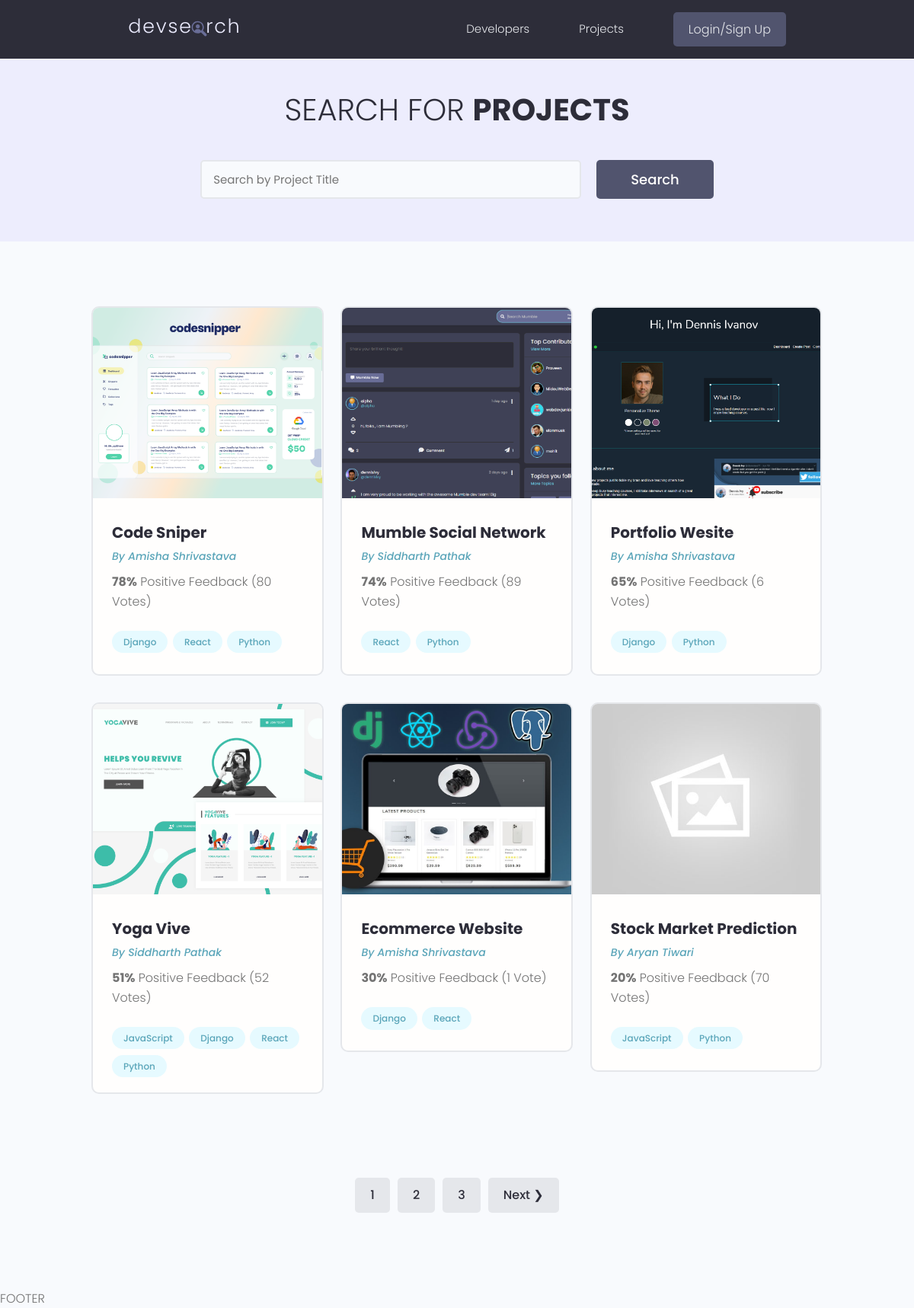
Page /projects/ on the earlier database version.
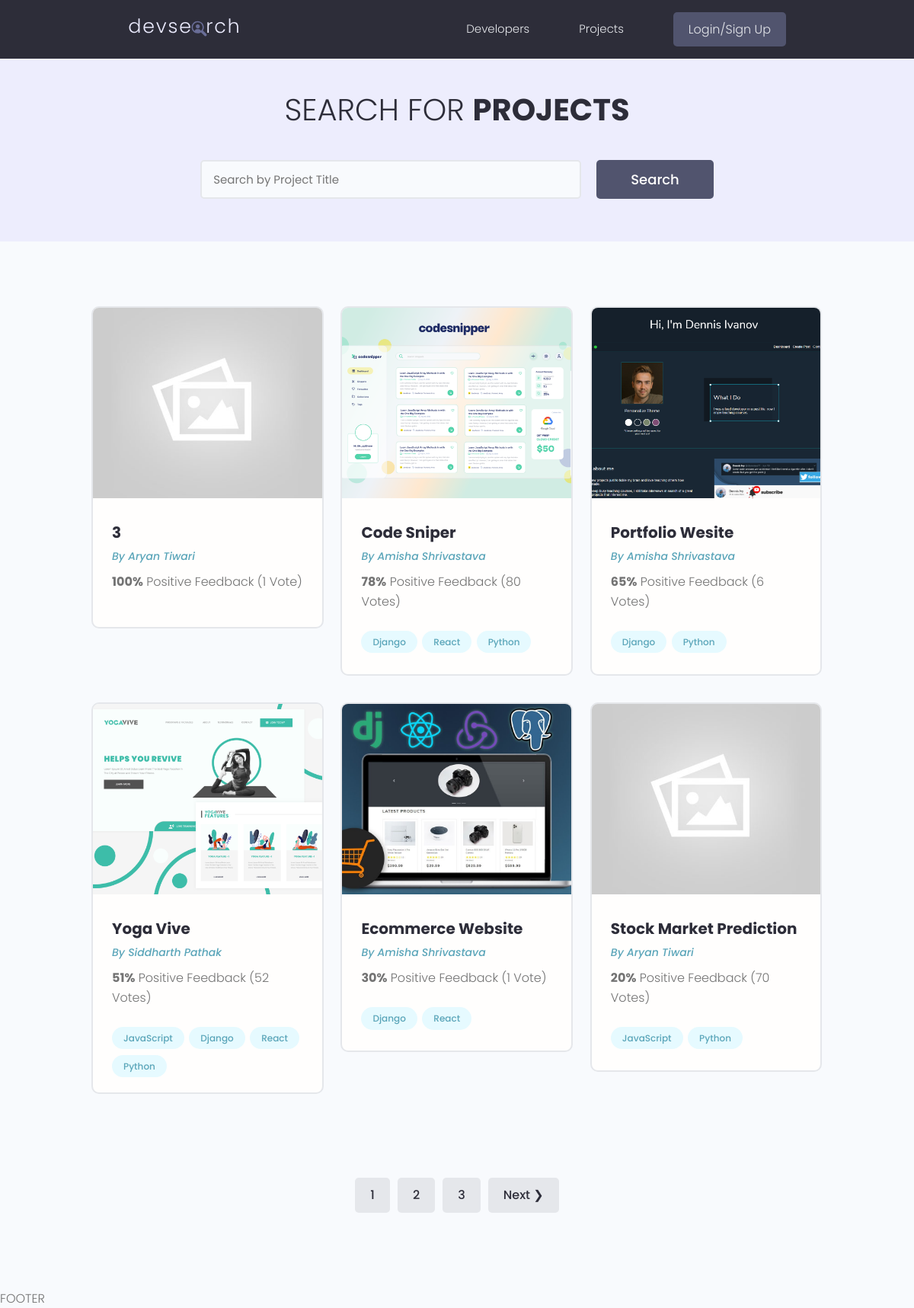
Same page on the later database version.
### projects/models.py (models this page shows, shortened)
class Project(models.Model):
    owner = models.ForeignKey(Profile, null=True, blank=True, on_delete=models.SET_NULL)
    title = models.CharField(max_length=200)
    description = models.TextField(null=True, blank=True) # not necessary
    featured_image = models.ImageField(null=True, blank=True, default="default.jpg")
    demo_link = models.CharField(max_length=2000, null=True, blank=True)
    source_link = models.CharField(max_length=2000, null=True, blank=True)
    tag = models.ManyToManyField('Tag', blank=True)
    vote_total = models.IntegerField(default=0, null=True, blank=True)
    vote_ratio = models.IntegerField(default=0, null=True, blank=True)
    created = models.DateTimeField(auto_now_add=True)
    id = models.UUIDField(default=uuid.uuid4, unique=True, primary_key=True, editable=False)
    class Meta:
        ordering = ['-vote_ratio','-vote_total', 'title']

class Tag(models.Model):
    name = models.CharField(max_length=200)
    created = models.DateTimeField(auto_now_add=True)
    id = models.UUIDField(default=uuid.uuid4, unique=True, primary_key=True, editable=False)
    def __str__(self):
        return self.name

### users/models.py (models this page shows, shortened)
class Profile(models.Model):
    user = models.OneToOneField(User, on_delete=models.CASCADE, null=True, blank=True)
    name = models.CharField(max_length=200, blank=True, null=True) #character field need max length
    email = models.EmailField(max_length=500, blank=True, null=True)
    username = models.CharField(max_length=200, blank=True, null=True)
    location = models.CharField(max_length=200, blank=True, null=True)
    short_intro = models.CharField(max_length=200, blank=True, null=True)
    bio = models.TextField(blank=True, null=True)
    profile_image = models.ImageField(null=True, blank=True, upload_to='profiles/', default='profiles/user-default.png') #requires image processig library pillow by default image goes to static folder
    social_github = models.CharField(max_length=200, blank=True, null=True)
    social_linkedin = models.CharField(max_length=200, blank=True, null=True)
    social_website = models.CharField(max_length=200, blank=True, null=True)
    social_twitter = models.CharField(max_length=200, blank=True, null=True)
    created = models.DateTimeField(auto_now_add=True)
    id = models.UUIDField(default=uuid.uuid4, unique=True, primary_key=True, editable=False)

### projects/views.py (the view)
# urls.py: path('projects/', include('projects.urls')),
def projects(request):
    projects,search_query = searchProjects(request)
    custom_range,projects = paginateProjects(request, projects,6)
    context = {'projects' : projects, 'search_query':search_query, 'custom_range':custom_range}
    return render(request, 'projects/projects.html',context)

### projects/utils.py (called while the page is built)
def paginateProjects(request, projects, results):
    page = request.GET.get('page')
    paginator = Paginator(projects, results)
    try:
        projects = paginator.page(page)
    except PageNotAnInteger:
        page = 1
        projects = paginator.page(page)
    except EmptyPage:
        projects = paginator.page(paginator.num_pages)
    left_index = (int(page)-4)
    if left_index<1:
        left_index=1
    right_index = (int(page)+5)
    if right_index>paginator.num_pages:
        right_index=paginator.num_pages
    custom_range = range(left_index,right_index+1)
    return custom_range, projects

def searchProjects(request):
    search_query = ''
    if request.GET.get('search_query'):
        search_query = request.GET.get('search_query')
    tag = Tag.objects.filter(name__icontains=search_query)
    projects = Project.objects.distinct().filter(
        Q(title__icontains=search_query)|
        Q(description__icontains=search_query)|
        Q(owner__name__icontains=search_query)|
        Q(tag__in=tag)
    )
    return projects,search_query

### projects/templates/projects/projects.html (shortened to what this page needs)
{% extends "main.html"%}
{% block content %}
<main class="projects">
    <section class="hero-section text-center">
      <div class="container container--narrow">
        <div class="hero-section__box">
          <h2>Search for <span>Projects</span></h2>
        </div>
        <div class="hero-section__search">
          <form id='searchForm' class="form" action="{% url 'projects'%}" method="get">
            <div class="form__field">
              <input class="input input--text" id="formInput#search" type="text" name="search_query"
                value="{{search_query}}" placeholder="Search by Project Title" />
            </div>
            <input class="btn btn--sub btn--lg" type="submit" value="Search" />
          </form>
        </div>
      </div>
    </section>
    <section class="projectsList">
      <div class="container">
        <div class="grid grid--three">
          {% for project in projects%}
          <div class="column">
            <div class="card project">
              <a href={% url 'project' project.id%} class="project">
                <img class="project__thumbnail" src="{{project.featured_image.url}}" alt="project thumbnail" />
                <div class="card__body">
                  <h3 class="project__title">{{project.title}}</h3>
                  <p><a class="project__author" href={% url 'user-profile' project.owner.id%}>By {{project.owner.name}}</a></p>
                  <p class="project--rating">
                    <span style="font-weight: bold;">{{project.vote_ratio}}%</span> Positive
                    Feedback ({{project.vote_total}} Vote{{project.vote_total|pluralize:"s"}})
                  </p>
                  <div class="project__tags">
                    {% for tag in project.tag.all%}
                    <span class="tag tag--pill tag--main">
                      <small>{{tag}}</small>
                    </span>
                    {% endfor %}
                  </div>
                </div>
            </div>
          </div>
          {% endfor %}
    </section>
    {% include 'pagination.html' with queryset=projects custom_range=custom_range %}
</main>
{% endblock %}

### templates/main.html (shortened to what this page needs)
<!DOCTYPE html>
{% load static %}
<html>
<head>
    <link rel="stylesheet" href="https://cdnjs.cloudflare.com/ajax/libs/highlight.js/10.7.2/styles/default.min.css">
    <link rel="stylesheet" href="{% static 'uikit/styles/uikit.css' %}" />
    <link rel="stylesheet" href="{% static 'styles/app.css' %}" />
</head>
<body>
    {% include 'navbar.html' %}
    {% block content %}
    {% endblock content %}
    <p>FOOTER</p>
</body>
</html>

### templates/navbar.html (shortened to what this page needs)
{% load static %}
<header class="header">
    <div class="container container--narrow">
      <a href="{% url 'profiles' %}" class="header__logo">
        <img src="{% static 'images/logo.svg' %}" alt="DevSearch Logo" />
      </a>
      <nav class="header__nav">
        <ul class="header__menu">
          <li class="header__menuItem"><a href="{% url 'profiles' %}">Developers</a></li>
          <li class="header__menuItem"><a href="{% url 'projects' %}">Projects</a></li>
          {% if request.user.is_authenticated %}
          <li class="header__menuItem"><a href="{% url 'inbox' %}">Inbox</a></li>
          <li class="header__menuItem"><a href="{% url 'account'%}">Account</a></li>
          <li class="header__menuItem"><a href="{% url 'logout'%}" class="btn btn--sub">Logout</a></li>
          {% else %}
          <li class="header__menuItem"><a href="{% url 'login'%}" class="btn btn--sub">Login/Sign Up</a></li>
          {% endif %}
        </ul>
      </nav>
    </div>
  </header>

### templates/pagination.html (shortened to what this page needs)
{% if queryset.has_other_pages %}
    <div class="pagination">
      <ul class="container">
          {% for page in custom_range%}
          {% if page == queryset.number%}
          <li><a href="?page={{page}}" class="btn page-link" data-page={{page}}>{{page}}</a></li>
          {% else %}
          <li><a href="?page={{page}}" class="btn page-link" data-page={{page}}>{{page}}</a></li>
          {% endif %}
          {% endfor %}
        {% if queryset.has_next %}
          <li><a href="?page={{queryset.next_page_number}}" class="btn page-link" data-page={{queryset.next_page_number}} >Next &#10095;</a></li>
        {% endif %}
      </ul>
    </div>
    {% endif %}

### static/styles/app.css (style rules this page uses)
:root { --color-sub: #2d2d39; }
.btn--sub { background-color: var(--color-sub-light); }
.card { border: 2px solid var(--color-light); }
img { width: 100%; }
.header { position: sticky; z-index: 111; background-color: var(--color-sub); padding: 1.5rem 0; }
.header > .container { display: flex; justify-content: space-between; align-items: center; }
.header__logo > img { height: 3.8rem; }
.header__nav > ul { display: inline-flex; align-items: center; list-style: none; gap: 6.5rem; }
.header__menuItem > a { color: var(--color-light); font-weight: 300; }
.hero-section { height: 40vh; display: flex; align-items: center; background-color: var(--color-sub); }
.hero-section__box { margin-bottom: 4rem; }
.hero-section__box > h2, .hero-section__box > h2 > span { font-size: 4rem; color: var(--color-light); line-height: 1.3; text-transform: uppercase; }
.hero-section__box > h2 { font-weight: 300; }
.hero-section__box > h2 > span { font-weight: 700; }
.hero-section__search > .form { display: flex; align-items: center; justify-content: center; gap: 2rem; }
.hero-section__search > .form input.input--text { width: 50rem; }
.pagination { margin-top: 8rem; margin-bottom: 10rem; }
.pagination > ul { flex-wrap: wrap; list-style: none; display: flex; align-items: center; justify-content: center; gap: 1rem; }
.pagination .btn { color: var(--color-sub); }
.project__author { font-size: 1.4rem; font-style: italic; }
.project--rating { margin-bottom: 1.6em; margin-top: .5em; }
.projects > .hero-section { background: var(--color-sub-lighter); height: 30vh; }
.projects .hero-section__box { margin-bottom: 2.5rem; }
.projects .hero-section__box > h2 { color: var(--color-sub); }
.projects .hero-section__box > h2 > span { font-weight: 700; color: var(--color-sub); }
.projectsList { margin-top: 8rem; }
.project__thumbnail { height: 25rem; object-fit: cover; object-position: top center; }
.project__title { font-size: 2rem; font-weight: 700; color: var(--color-sub); }

### static/uikit/styles/modules/_variables.css (style rules this page uses)
:root { --color-main: #5aa5b9; --color-main-light: #e6faff; --color-sub: #3f4156; --color-sub-light: #51546e; --color-sub-lighter: #ededfd; --color-text: #737373; --color-gray: #8b8b8b; --color-light: #e5e7eb; --color-light-gray: #767676; --color-bg: #f8fafd; --color-white: #fffefd; --color-white-light: #f3f3f3; --color-success: #359e64; --color-success-bg: #def8e8; --color-error: #fc4b0b; --color-error-bg: #fff2ee; --font-base: 'Poppins', arial, helvetica, 'Segoe UI', roboto, ubuntu, sans-serif; --font-monospace: 'Fira Code', 'Courier New', courier, monospace; --font-regular: 300; --font-medium: 500; --font-bold: 700; --generic-shadow: 1px 1px 5px #00000010; --generic-transition: all 0.3s ease-in-out; }

### static/uikit/styles/modules/_base.css (style rules this page uses)
* { margin: 0; padding: 0; box-sizing: border-box; text-rendering: optimizeLegibility; color: inherit; font-size: inherit; }
html { font-size: 50%; }
@media only screen and (min-width: 480px) { html { font-size: 56.25%; } }
@media only screen and (min-width: 1200px) { html { font-size: 62.5%; } }
body { line-height: 1.6; font-weight: 400; font-size: 1.5rem; color: var(--color-text); background-color: var(--color-bg); min-height: 100vh; }

### static/uikit/styles/modules/_typography.css (style rules this page uses)
* { font-family: var(--font-base); }
h2 { font-size: 3.6rem; font-weight: var(--font-bold); }
h3 { font-size: 3.2rem; font-weight: var(--font-medium); }
p, span, strong { font-size: 1.6rem; color: var(--color-text); font-weight: var(--font-regular); }
a { padding-bottom: 2px; text-decoration: none; display: inline-block; color: var(--color-main); font-weight: var(--font-medium); }

### static/uikit/styles/modules/_utilities.css (style rules this page uses)
.container { width: 92%; max-width: 165rem; margin: 0 auto; box-sizing: border-box; }
.container--narrow { width: 92%; max-width: 120rem; }
@media screen and (min-width: 1000px) { .container { width: 90%; } }
@media screen and (min-width: 1000px) { .container--narrow { width: 85%; } }
@media screen and (min-width: 1200px) { .container { width: 80%; } }
@media screen and (min-width: 1200px) { .container--narrow { width: 72%; } }
.text-center { text-align: center; }

### static/uikit/styles/modules/_card.css (style rules this page uses)
.card { border-radius: 1rem; background-color: var(--color-white); border: 1.5px solid var(--color-light); width: auto; height: auto; margin-top: 0.5rem; margin-bottom: 0.5rem; overflow: hidden; }
.card__body, .card__header { padding: 2rem 2.5rem; }

Differences in the rows shown:
no longer on this page (row edited): Project: featured_image (picture), title "Mumble Social Network", owner.name "Siddharth Pathak", vote_ratio "74", vote_total "89", Tag (name "React"), Tag (name "Python")
now on this page (row edited): Project: featured_image (placeholder picture), title "3", owner.name "Aryan Tiwari", vote_ratio "100", vote_total "1"
